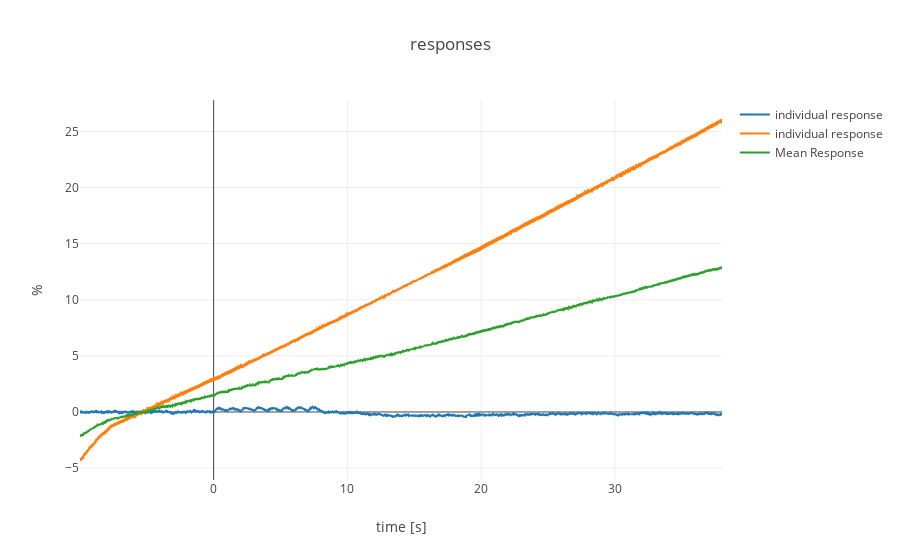

This figure's notebook cell:
### Code cell
shapes1 = list()
# for i in frange(0,block_duration,1/stim_freq):
#     shapes1.append({
#     'type': 'line',
#     'xref': 'x',
#     'yref': 'y',
#     'x0': i,
#     'y0': np.min(blocks.min(axis=1)),
#     'x1': i,
#     'y1': np.max(blocks.max(axis=1)),
#     'opacity':0.2,
#     'layer': 'above',
#     'line':{
#         'color':'red',
#         },
#     })

layout1 = go.Layout(
    title='responses',
    yaxis=dict(
    title='%'
    ),
    xaxis=dict(
    title='time [s]'
    )#,
#     shapes=shapes1
    )
        
traceA=[]
for i in range(forplotting_individual.columns.size):
    traceA.append(go.Scatter(x=forplotting_individual.index.values, y=forplotting_individual.iloc[:,i].values, mode = 'lines', name = 'individual response'))
traceA.append(go.Scatter(x=forplotting_mean.index.values, y=forplotting_mean.values, mode = 'lines', name = 'Mean Response'))
  
    
fig = go.Figure(data=traceA, layout=layout1)
py.offline.iplot(fig)

### Figure 1 — Plotly figure (JSON) as saved in the notebook; plotly's stock layout.template omitted (floating-point values rounded to 4 significant figures; data arrays with more than 128 entries replaced by an {"elided": "..."} marker saying what was removed)
{"data": [{"mode": "lines", "name": "individual response", "type": "scatter", "x": {"elided": "4800 float values"}, "y": {"elided": "4800 float values"}}, {"mode": "lines", "name": "individual response", "type": "scatter", "x": {"elided": "4800 float values"}, "y": {"elided": "4800 float values"}}, {"mode": "lines", "name": "Mean Response", "type": "scatter", "x": {"elided": "4800 float values"}, "y": {"elided": "4800 float values"}}], "layout": {"title": "responses", "xaxis": {"title": "time [s]"}, "yaxis": {"title": "%"}}}
